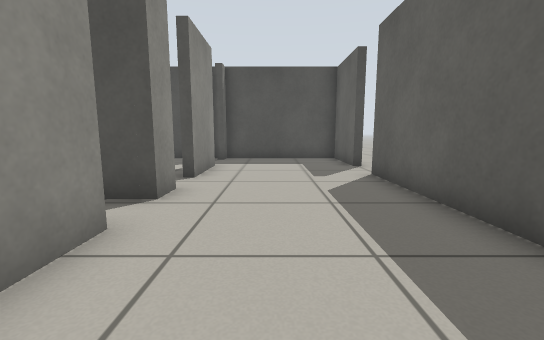
[1] (above)

13 first-person views from a walk through a Gazebo world. The camera is 0.6 m above the floor, tilts 8° down and sees 90° across. The floor is counted in squares, 0.5 m on a side. Each view is taken from the middle of a square. On the plan, view 1 faces up. The plan holds only what a view shows up to about 12 squares ahead; the rest is blank.

[2]
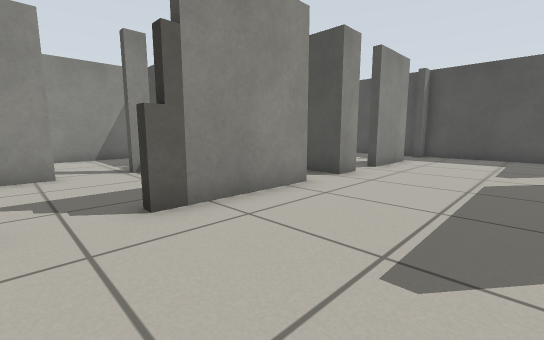

[3]
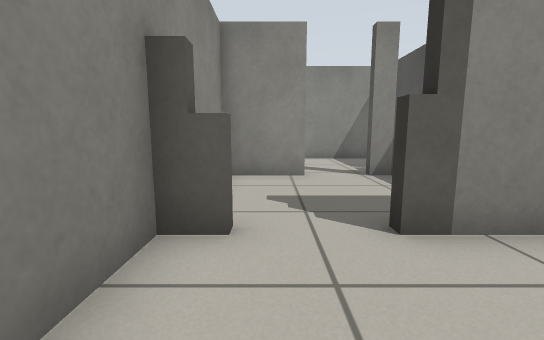

[4]
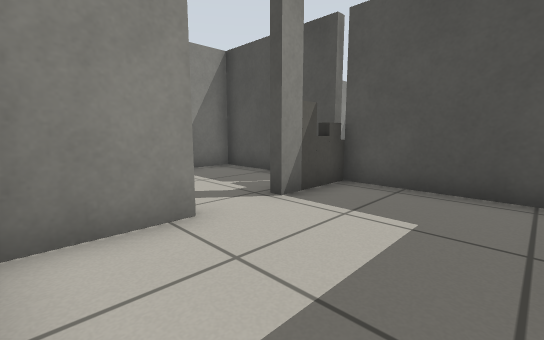

[5]
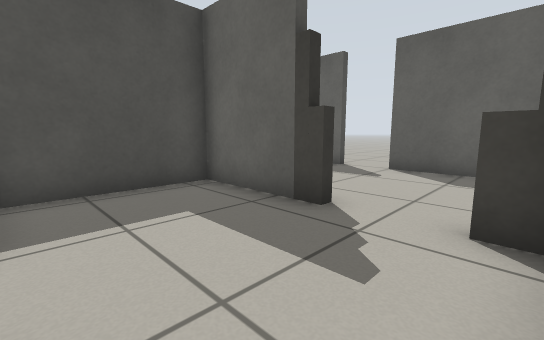

[6]
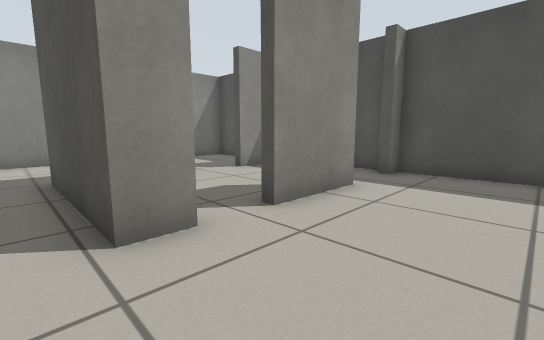

[7]
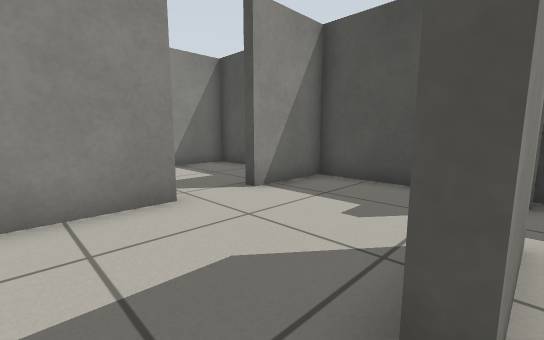

[8]
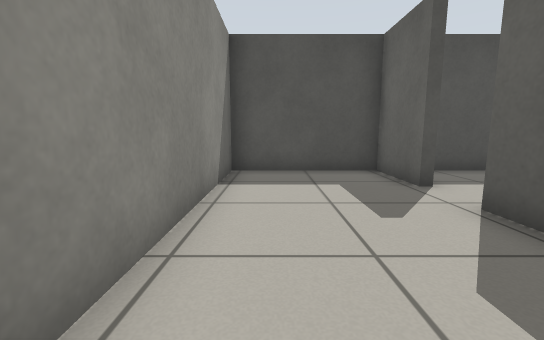

[9]
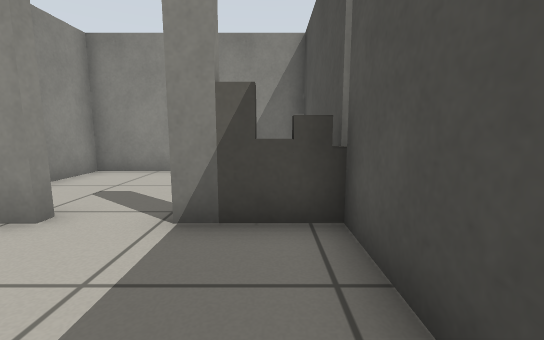

[10]
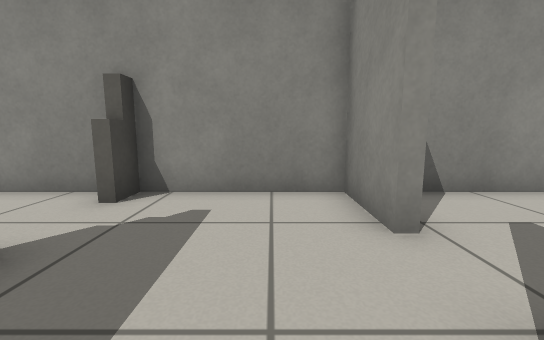

[11]
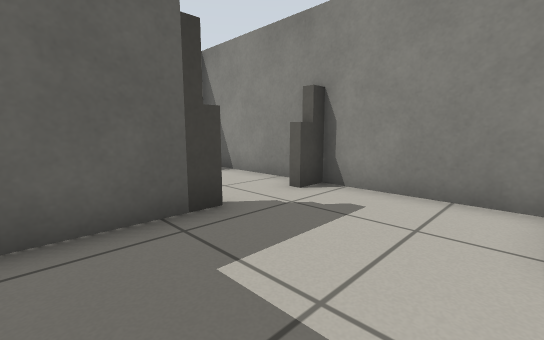

[12]
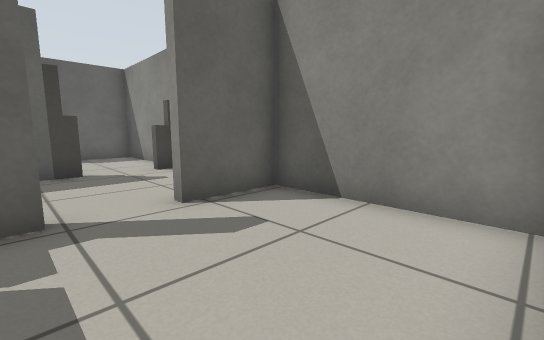

[13]
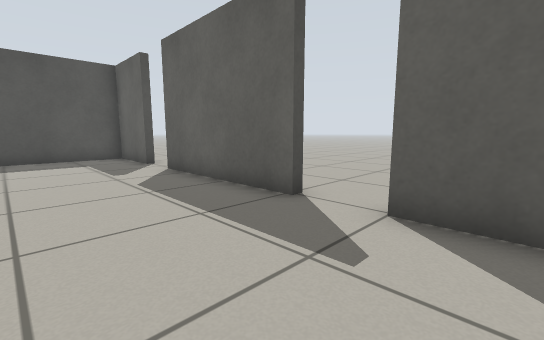

### Floor plan
Points are (right, up) in squares from view 1. A wall is a line through its corners. A room is listed if a view was taken in it or the views show most of it. See-through windows are left out.
Room 1 (views 1, 2, 3, 4, 5, 6, 7, 9, 10, 11, 12, 13)
walls: (-2, 3.4) (-2, 0.4); (-2.4, 0.4) (-2.4, 3) (-6.5, 3); (3.2, 2.3) (2.9, 2.3) (2.9, 7.8); (-7.4, 3) (-11.2, 3) (-11.2, -3.4) (-6.7, -3.4) (-6.7, -1.1) (-6.4, -1.1) (-6.4, -3.4) (2.8, -3.4); (-2, 9.8) (-2, 7); (-6.4, 8.1) (-6.4, 5.9); (3.2, 9.5) (2.9, 9.5) (2.9, 12.4) (-6.4, 12.4) (-6.4, 9.9); (2.9, -2.9) (2.9, 0.5)
ways out: opening at (-7, 9) to room 2; opening at (-3, 4) to room 2
objects: grey box (-7, 1); grey box (-7, 2); grey post (-2, -3); grey post (-2, 0); grey box (-2, 5); grey box (-2, 12)
Room 2 (view 8)
walls: (-6.7, 7.1) (-6.7, 8.1); (-6.7, 9.9) (-6.7, 12.4) (-11.2, 12.4) (-11.2, 3.9); (-2.4, 4.8) (-6.8, 4.8)
ways out: opening at (-7, 9) to room 1; opening at (-3, 4) to room 1
objects: grey box (-7, 3)

Positions as (right, up) in squares from view 1, and headings:
1: (0, 0), facing up
2: (2, -2), facing up-left
3: (1, -2), facing left
4: (-3, -3), facing up-left
5: (-6, -3), facing up-right
6: (1, 4), facing up-left
7: (-2, 6), facing up-left
8: (-10, 4), facing up
9: (-3, 2), facing left
10: (-5, 2), facing down
11: (-6, 2), facing down-right
12: (-11, 1), facing down-right
13: (-1, -1), facing up-right
